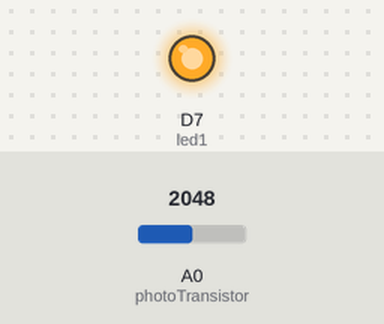
Recording of a sketch running on a simulated Particle Photon. Parts: output pins drawn as LEDs (lit = HIGH). The inputs (shaded band) are chosen by the test bench; at power-on: A0 (photoTransistor) = 2048.

Above: at 7.5 s.
At 22.5 s:
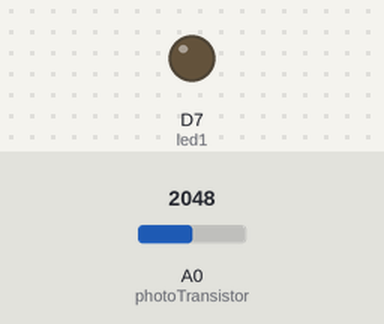
Timing chart, 0 to 39.0 s (numbered marks = the images above):
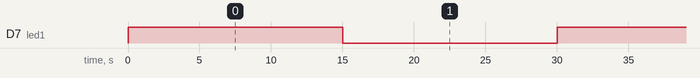

Measured:
- by itself, D7 (led1): alternates HIGH for 15.0 s and LOW for 15.0 s

The sketch:

lightsensorwebhook.ino
```cpp
int led1 = D7; // on-board LED
int photoTransistor = A0; // photoTransistor
int lightLevel; // var for photoTransistor

void setup() {

    pinMode(led1, OUTPUT);
    pinMode(photoTransistor, INPUT); // input = read

}

void loop() {

    lightLevel = analogRead(photoTransistor); // 0 = no light to 255 = a lot of light

    digitalWrite(led1, HIGH); //Turn on LED
    Particle.publish("lightLevel", String(lightLevel), PRIVATE); // Trigger the integration
    delay(15000); // wait 15 seconds

    digitalWrite(led1, LOW); //Turn off LED
    delay(15000); // wait 15 seconds

}
```
